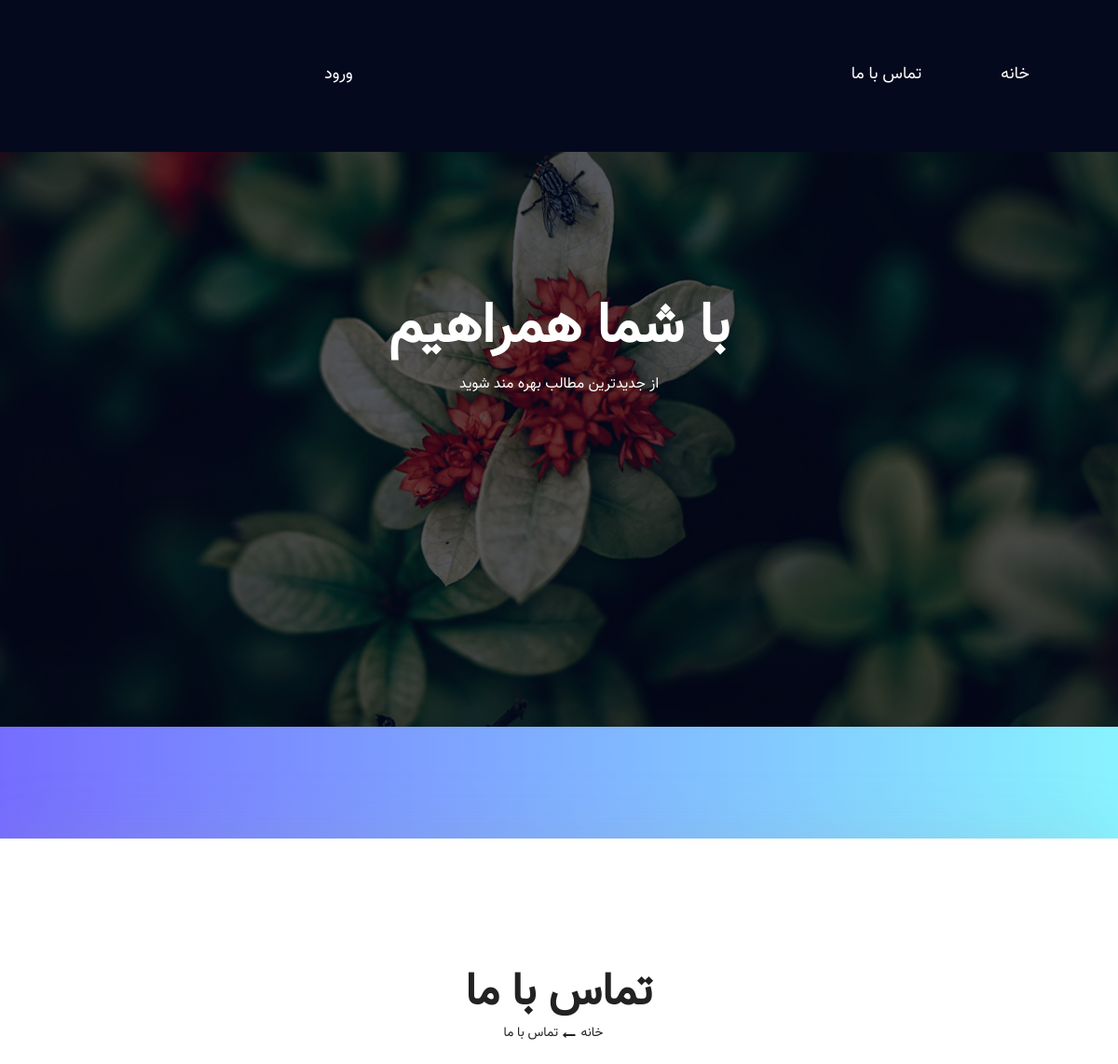
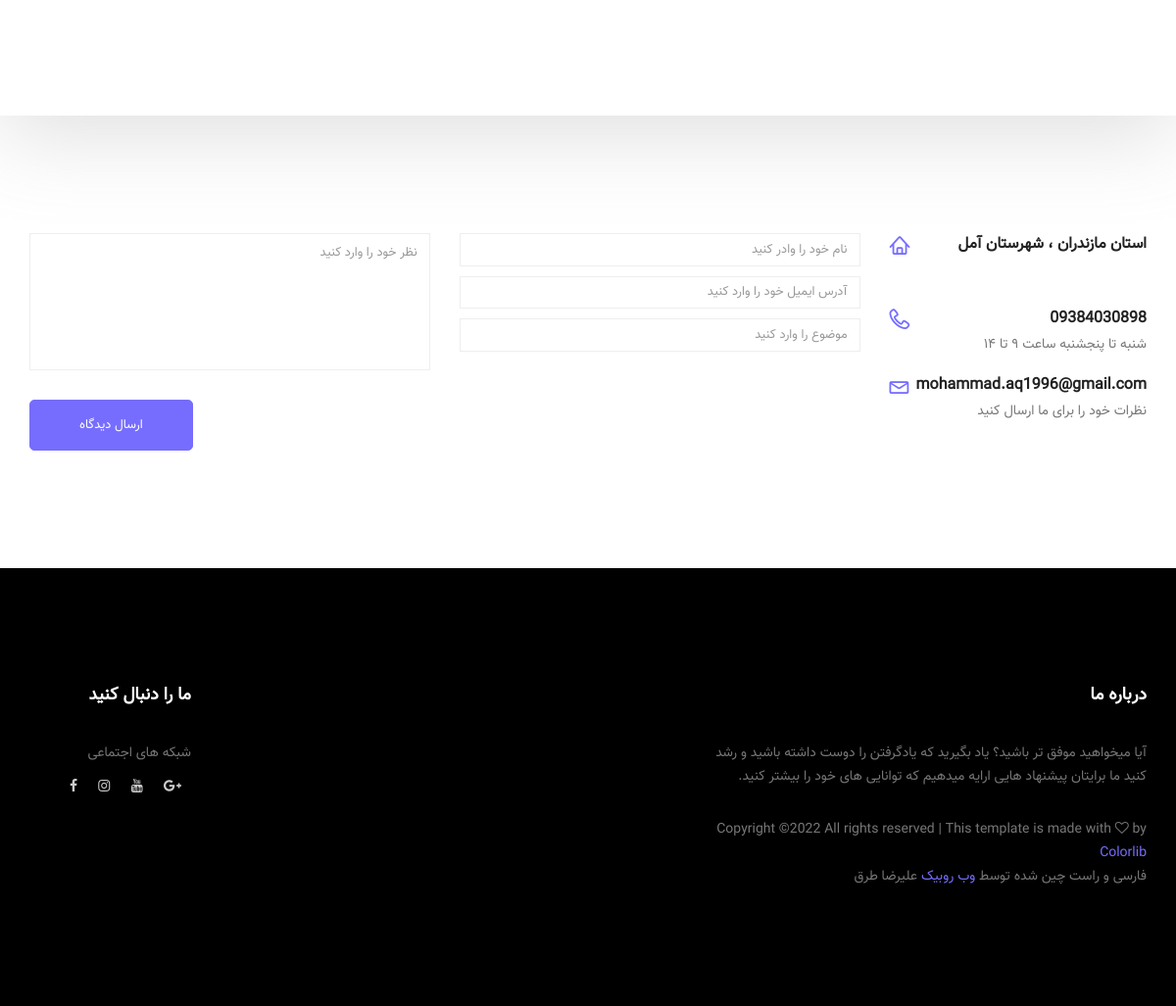
/contact_us/, run on the app's committed database (2 pictures, top to bottom).
### contact_us/models.py (models this page shows, shortened)
class Contact(models.Model):
    address = models.CharField(max_length=400)
    phone_no = models.CharField(max_length=11)
    email = models.EmailField()
    describe = models.CharField(max_length=200)
    class Meta:
        verbose_name = 'اطلاعات صفحه تماس با ما'
        verbose_name_plural = 'اطلاعات صفحه تماس با ما'

### contact_us/views.py (the view, shortened to what this page needs)
# urls.py: path('', views.contact_view, name='contact_us')
def contact_view(request):
    contact = Contact.objects.get(id=1)
    context = {
        'contact': contact
    }
    return render(request, 'contact_us/contact.html', context)

### templates/contact_us/contact.html (shortened to what this page needs)
{% extends 'blog/base.html' %}
{% load static %}
{% block content %}
        <section class="banner_area">
            <div class="box_1620">
				<div class="banner_inner d-flex align-items-center">
					<div class="container">
						<div class="banner_content text-center">
							<h2>تماس با ما</h2>
							<div class="page_link">
								<a href="index.html">خانه</a>
								<a href="contact.html">تماس با ما</a>
							</div>
						</div>
					</div>
				</div>
            </div>
        </section>
        <section class="contact_area p_120">
            <div class="container">
                <div class="row">
                    <div class="col-lg-3">
                        <div class="contact_info">
                            <div class="info_item">
                                <i class="lnr lnr-home"></i>
                                <h6>{{ contact.address }}</h6>
                                <br><br>
                            </div>
                            <div class="info_item">
                                <i class="lnr lnr-phone-handset"></i>
                                <h6><a href="#">{{ contact.phone_no }}</a></h6>
                                <p>{{ contact.describe }}</p>
                            </div>
                            <div class="info_item">
                                <i class="lnr lnr-envelope"></i>
                                <h6><a href="#">{{ contact.email }}</a></h6>
                                <p>نظرات خود را برای ما ارسال کنید</p>
                            </div>
                        </div>
                    </div>
                    <div class="col-lg-9">
                        <form class="row contact_form" method="post" id="contactForm" novalidate="novalidate">
                            <div class="col-md-6">
                                <div class="form-group">
                                    <input type="text" class="form-control" id="name" name="name" placeholder="نام خود را وادر کنید">
                                </div>
                                <div class="form-group">
                                    <input style="text-align: right;" type="email" class="form-control" id="email" name="email" placeholder="آدرس ایمیل خود را وارد کنید">
                                </div>
                                <div class="form-group">
                                    <input type="text" class="form-control" id="subject" name="subject" placeholder="موضوع را وارد کنید">
                                </div>
                            </div>
                            <div class="col-md-6">
                                <div class="form-group">
                                    <textarea class="form-control" name="message" id="message" rows="1" placeholder="نظر خود را وارد کنید"></textarea>
                                </div>
                            </div>
                            <div class="col-md-12 text-right">
                                <button type="submit" value="submit" class="btn submit_btn" style="float: left;" >ارسال دیدگاه</button>
                            </div>
                        </form>
                    </div>
                </div>
            </div>
        </section>
{% endblock %}

### static/blog/css/style.css (style rules this page uses)
a { text-decoration: none; transition: all 0.3s ease-in-out; }
body { direction: rtl; line-height: 26px; font-size: 16px; font-family: vazir; font-weight: normal; color: #777777; }
h1, h2, h3, h4, h5, h6 { font-family: vazir; font-weight: bold; }
.p_120 { padding-top: 120px; padding-bottom: 120px; }
@media (min-width: 1200px) { .container { max-width: 1170px; } }
.banner_area { position: relative; z-index: 1; min-height: 350px; background-image: -moz-linear-gradient(0deg, #766dff 0%, #88f3ff 100%); background-image: -webkit-linear-gradient(0deg, #766dff 0%, #88f3ff 100%); background-image: -ms-linear-gradient(0deg, #766dff 0%, #88f3ff 100%); margin-bottom: 120px; }
.banner_area .box_1620 { background: #fff; min-height: 360px; border-radius: 12px; position: relative; bottom: -120px; box-shadow: 0px 20px 80px 0px rgba(153, 153, 153, 0.3); }
.banner_area .banner_inner { position: relative; overflow: hidden; width: 100%; min-height: 360px; z-index: 1; }
.banner_area .banner_inner .banner_content h2 { color: #222222; font-size: 48px; font-family: vazir; margin-bottom: 0px; font-weight: bold; }
.banner_area .banner_inner .banner_content .page_link a { font-size: 14px; color: #222222; font-family: vazir; margin-right: 32px; padding-left: 20px; position: relative; }
.banner_area .banner_inner .banner_content .page_link a:before { content: "\f177"; font-family: 'FontAwesome'; position: absolute; top: 60%; right: 30px; transform: translateY(-50%); }
.banner_area .banner_inner .banner_content .page_link a:last-child { margin-right: 0px; }
.banner_area .banner_inner .banner_content .page_link a:last-child:before { display: none; }
.contact_info .info_item { position: relative; padding-left: 45px; }
.contact_info .info_item i { position: absolute; left: 0; top: 0; font-size: 20px; line-height: 24px; color: #766dff; font-weight: 600; }
.contact_info .info_item h6 { font-size: 16px; line-height: 24px; color: vazir; font-weight: bold; margin-bottom: 0px; color: #222222; }
.contact_info .info_item h6 a { color: #222222; }
.contact_info .info_item p { font-size: 14px; line-height: 24px; padding: 2px 0px; }
.contact_form .form-group { margin-bottom: 10px; }
.contact_form .form-group .form-control { font-size: 13px; line-height: 26px; color: #999; border: 1px solid #eeeeee; font-family: vazir; border-radius: 0px; padding-left: 20px; }
.contact_form .form-group textarea { resize: none; }
.contact_form .form-group textarea.form-control { height: 140px; }
.contact_form .submit_btn { margin-top: 20px; cursor: pointer; }
h2 { font-size: 30px; }
h6 { font-size: 14px; }
.submit_btn { width: auto; display: inline-block; background: #766dff; padding: 0px 50px; color: #fff; font-family: vazir; font-size: 13px; font-weight: 500; line-height: 50px; border-radius: 5px; outline: none !important; box-shadow: none !important; text-align: center; border: 1px solid #766dff; cursor: pointer; transition: all 300ms linear 0s; }

### static/blog/css/responsive.css (style rules this page uses)
@media (max-width:1619px) { .banner_area .box_1620 { border-radius: 0px; } }

### data on the page
Contact: address "استان مازندران ، شهرستان آمل", phone_no "09384030898", describe "شنبه تا پنجشنبه ساعت ۹ تا ۱۴", email "mohammad.aq1996@gmail.com"
